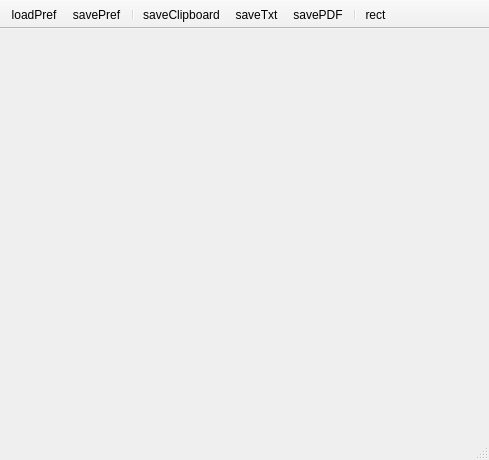
<?xml version="1.0" encoding="UTF-8"?>
<ui version="4.0">
 <class>nBoxLineout</class>
 <widget class="QMainWindow" name="nBoxLineout">
  <property name="geometry">
   <rect>
    <x>0</x>
    <y>0</y>
    <width>489</width>
    <height>460</height>
   </rect>
  </property>
  <property name="windowTitle">
   <string>MainWindow</string>
  </property>
  <property name="iconSize">
   <size>
    <width>20</width>
    <height>20</height>
   </size>
  </property>
  <property name="unifiedTitleAndToolBarOnMac">
   <bool>true</bool>
  </property>
  <widget class="QWidget" name="centralwidget">
   <layout class="QGridLayout" name="gridLayout">
    <property name="leftMargin">
     <number>0</number>
    </property>
    <property name="topMargin">
     <number>0</number>
    </property>
    <property name="rightMargin">
     <number>0</number>
    </property>
    <property name="bottomMargin">
     <number>0</number>
    </property>
    <item row="0" column="0">
     <widget class="QwtPlot" name="plot">
      <property name="sizePolicy">
       <sizepolicy hsizetype="Preferred" vsizetype="Preferred">
        <horstretch>0</horstretch>
        <verstretch>0</verstretch>
       </sizepolicy>
      </property>
     </widget>
    </item>
   </layout>
  </widget>
  <widget class="QToolBar" name="toolBar">
   <property name="windowTitle">
    <string>toolBar</string>
   </property>
   <property name="movable">
    <bool>false</bool>
   </property>
   <property name="floatable">
    <bool>false</bool>
   </property>
   <attribute name="toolBarArea">
    <enum>TopToolBarArea</enum>
   </attribute>
   <attribute name="toolBarBreak">
    <bool>false</bool>
   </attribute>
   <addaction name="actionLoadPref"/>
   <addaction name="actionSavePref"/>
   <addaction name="separator"/>
   <addaction name="actionSaveClipboard"/>
   <addaction name="actionSaveTxt"/>
   <addaction name="actionSavePDF"/>
   <addaction name="separator"/>
   <addaction name="actionRect"/>
  </widget>
  <widget class="QStatusBar" name="statusBar">
   <property name="font">
    <font>
     <pointsize>10</pointsize>
    </font>
   </property>
  </widget>
  <action name="actionLoadPref">
   <property name="icon">
    <iconset>
     <normaloff>:icons//loadPref.png</normaloff>:icons//loadPref.png</iconset>
   </property>
   <property name="text">
    <string>loadPref</string>
   </property>
   <property name="toolTip">
    <string>Load Preferences</string>
   </property>
  </action>
  <action name="actionSavePref">
   <property name="icon">
    <iconset>
     <normaloff>:icons//savePref.png</normaloff>:icons//savePref.png</iconset>
   </property>
   <property name="text">
    <string>savePref</string>
   </property>
   <property name="toolTip">
    <string>Save Preferences</string>
   </property>
  </action>
  <action name="actionSaveClipboard">
   <property name="icon">
    <iconset>
     <normaloff>:icons//saveClipboard.png</normaloff>:icons//saveClipboard.png</iconset>
   </property>
   <property name="text">
    <string>saveClipboard</string>
   </property>
   <property name="toolTip">
    <string>Copy to Clipboard</string>
   </property>
  </action>
  <action name="actionSaveTxt">
   <property name="icon">
    <iconset>
     <normaloff>:icons//saveTxt.png</normaloff>:icons//saveTxt.png</iconset>
   </property>
   <property name="text">
    <string>saveTxt</string>
   </property>
   <property name="toolTip">
    <string>Export TXT</string>
   </property>
  </action>
  <action name="actionSavePDF">
   <property name="icon">
    <iconset>
     <normaloff>:icons//savePDF.png</normaloff>:icons//savePDF.png</iconset>
   </property>
   <property name="text">
    <string>savePDF</string>
   </property>
   <property name="toolTip">
    <string>Export PDF or SVG</string>
   </property>
  </action>
  <action name="actionRect">
   <property name="icon">
    <iconset>
     <normaloff>:icons//rect.png</normaloff>:icons//rect.png</iconset>
   </property>
   <property name="text">
    <string>rect</string>
   </property>
   <property name="toolTip">
    <string>Show Region</string>
   </property>
  </action>
 </widget>
 <customwidgets>
  <customwidget>
   <class>QwtPlot</class>
   <extends>QFrame</extends>
   <header>qwt_plot.h</header>
   <container>1</container>
  </customwidget>
 </customwidgets>
 <resources/>
 <connections/>
</ui>
